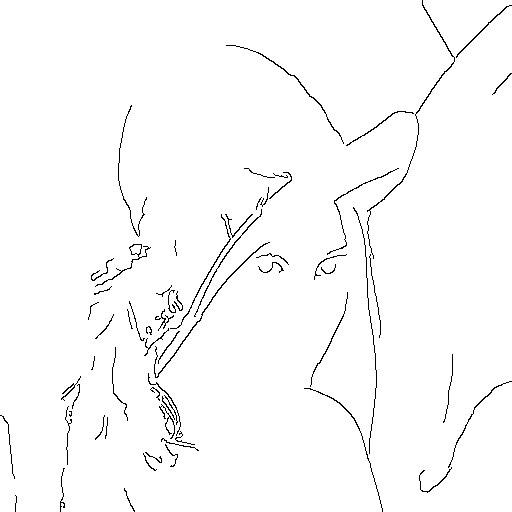
#> input picture data/image_outline.png, 512 x 512 px, given in place of Lenna_(test_image).png, which was not available
$ python main.py
#> lines starting #> are read from the running program, lines starting #| are printed output that depends on the picture; after the words box and inside, x2 and y2 are one past the last pixel; in counts of white or black regions, pixels touching at a corner belong together; pictures that were not available may be replaced by others from this repository, and a replacement may not be noted
from pathlib import Path
import cv2
import numpy as np
import matplotlib.pyplot as plt


def outline_image(image_path, output_path):
  # Read image in grayscale
  img = cv2.imread(str(image_path), cv2.IMREAD_GRAYSCALE)
#> img: shape (512, 512); 98.2% white; black in thin lines or dots

  if img is None:
    raise ValueError(f"Could not load image at {image_path}")

  blurred = cv2.GaussianBlur(img, (5, 5), 0)
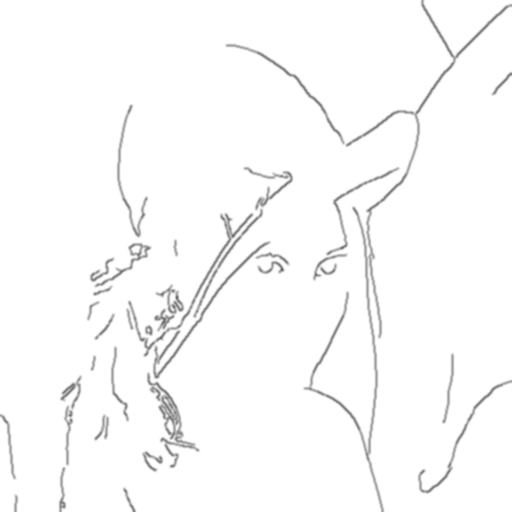
#> blurred: shape (512, 512); min 95, max 255, mean 250.3

  # _, thresh = cv2.threshold(
  #   blurred, 128, 255, cv2.THRESH_BINARY_INV
  # )

  t_lower = 100
  t_upper = 200
  aperture_size = 3
  L2Gradient = True
  edges = cv2.Canny(blurred, t_lower, t_upper, L2gradient = L2Gradient )
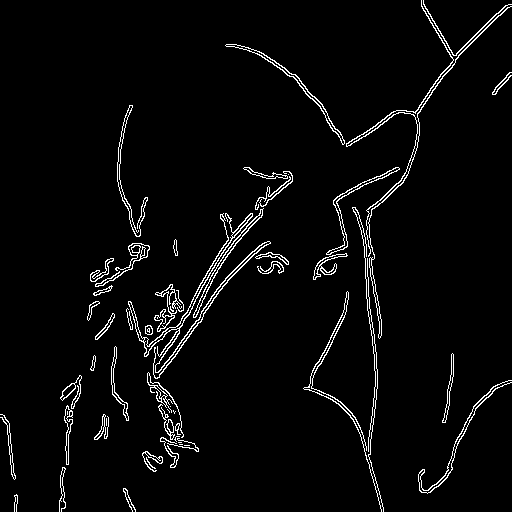
#> edges: shape (512, 512); 3.5% white in thin lines or dots

  inverted_edges = cv2.bitwise_not(edges)
#> inverted_edges: shape (512, 512); 96.5% white; black in thin lines or dots

  # TODO: Remove this line (or add argparse option to control saving)
  cv2.imwrite(output_path, inverted_edges)

  return inverted_edges


def project_image_to_canvas(image_data, canvas_size_inches=(8.5, 11), dpi=300, orientation="landscape"):

#> called with canvas_size_inches = (8.5, 11), dpi = 300, orientation = 'landscape'
  if orientation == "landscape":
    canvas_width, canvas_height = canvas_size_inches
    canvas_width_px = int(canvas_height * dpi)
    canvas_height_px = int(canvas_width * dpi)
  else:
    canvas_width, canvas_height = canvas_size_inches
    canvas_width_px = int(canvas_width * dpi)
    canvas_height_px = int(canvas_height * dpi)

  canvas = np.ones((canvas_height_px, canvas_width_px), dtype=np.uint8) * 255

  # Center image on canvas
  image_height, image_width = image_data.shape
#> image_height = 512; image_width = 512
  image_center_x = canvas_width_px // 2
  image_center_y = canvas_height_px // 2

  image_x_start = image_center_x - image_width // 2
#> image_x_start = 1394
  image_y_start = image_center_y - image_height // 2
#> image_y_start = 1019

  canvas[
    image_y_start : image_y_start + image_height,
    image_x_start : image_x_start + image_width,
  ] = image_data
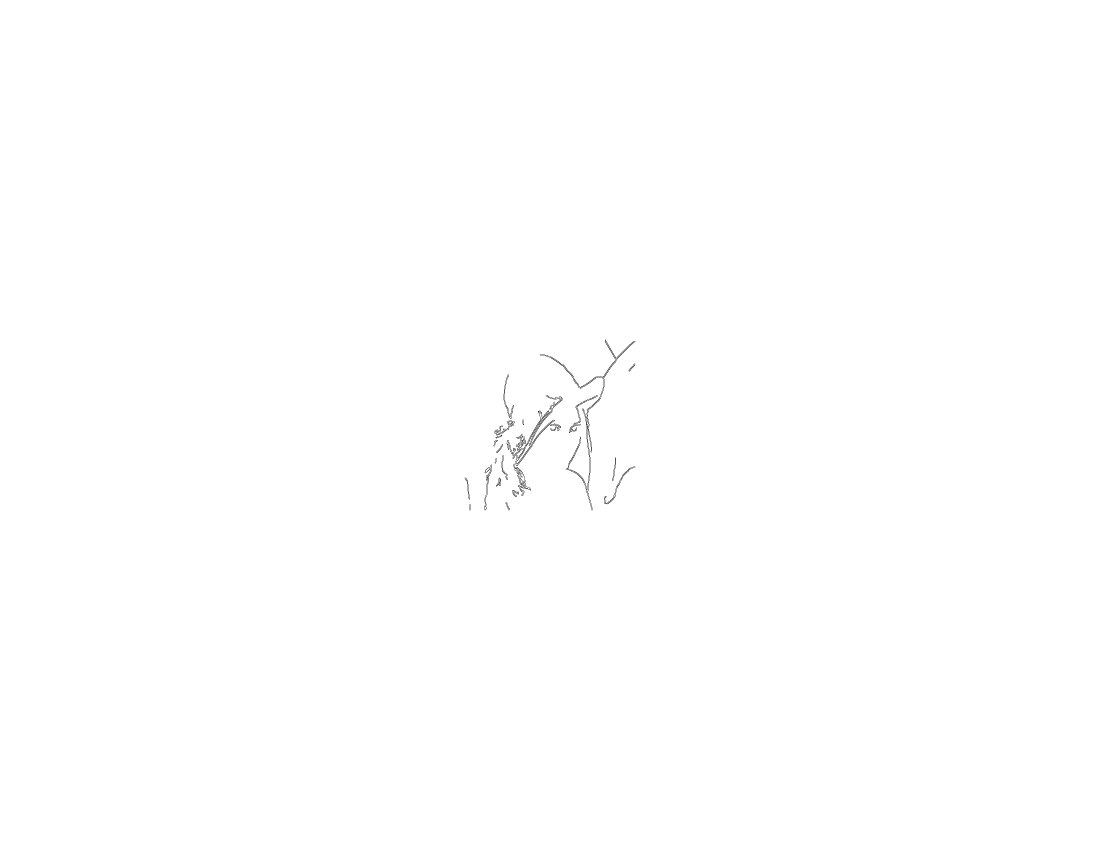
#> canvas: shape (2550, 3300) (shown at 1/3 size); 99.9% white; black in thin lines or dots, all inside (x1, y1, x2, y2) = (1394, 1019, 1906, 1531)

  inverted_canvas = cv2.bitwise_not(canvas)
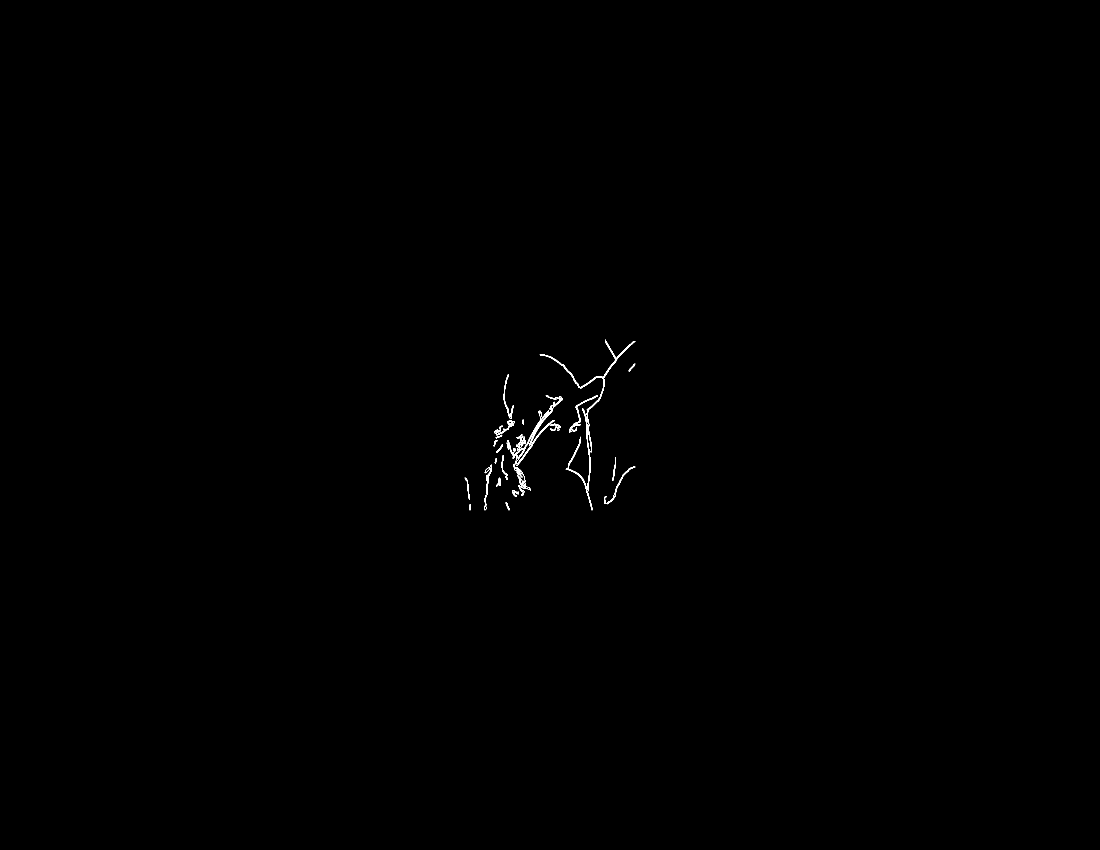
#> inverted_canvas: shape (2550, 3300) (shown at 1/3 size); 0.11% white in thin lines or dots, all inside (x1, y1, x2, y2) = (1394, 1019, 1906, 1531)

  # TODO: Remove this line (or add argparse option to control saving)
  cv2.imwrite("canvas.png", canvas)
  return canvas


def generate_contour_points(image_data):
  inverted_canvas = cv2.bitwise_not(image_data)
  contours, _ = cv2.findContours(inverted_canvas, cv2.RETR_EXTERNAL, cv2.CHAIN_APPROX_SIMPLE)
#> contours = 56 contours, 20 with area under 20; largest, box (x1, y1, x2, y2) and area: (1522, 1232, 1665, 1398) 731, (1619, 1063, 1739, 1164) 499, (1720, 1186, 1794, 1274) 406, (1587, 1227, 1658, 1337) 401, (1762, 1025, 1906, 1358) 306

  contour_points = []
  for contour in contours:
    squeezed_contour = contour.squeeze()

    # Invert the y-coordinates because OpenCV uses a different coordinate system
    inverted_y = image_data.shape[0] - squeezed_contour[:, 1]

    # Create a new array with inverted y-coordinates
    inverted_contour = np.column_stack((squeezed_contour[:, 0], inverted_y))
    contour_points.append(inverted_contour)
#> this loop made 18 passes
#> (squeezed_contour, inverted_y, inverted_contour) on passes 6, 7, 8, 13: ([[1578, 1464], [1583, 1464]], [1086, 1086], [[1578, 1086], [1583, 1086]]), ([[1573, 1463], [1576, 1463]], [1087, 1087], [[1573, 1087], [1576, 1087]]), ([[1572, 1461], [1575, 1461]], [1089, 1089], [[1572, 1089], [1575, 1089]]), ([[1500, 1437], [1500, 1444]], [1113, 1106], [[1500, 1113], [1500, 1106]])
#> inverted_y on passes 11, 16: [1095, 1094, 1093, 1092, 1090, 1091, 1094, 1095, 1095], [1121, 1120, 1119, 1118, 1119, 1120, 1119, 1120]
#> after the loop, contour_points = 17 items

  return contour_points


def plot_contours(contours):
  fig, ax = plt.subplots()
  for contour in contours:
    x, y = contour.T
    ax.plot(x, y)

  # Save plot to file
  plt.savefig("contour_plot.png")


def write_contours_to_txt(contour_points, output_filepath):
  with open(output_filepath, 'w') as f:
    for contour in contour_points:
      for point in contour:
        x, y = point
        f.write(f"{x}, {y}\n")


def main():
  # TODO: Add argparse to accept image path as input

  image_file = Path("./data/Lenna_(test_image).png")
  output_file = Path("./image_outline.png")

  outline = outline_image(image_file, output_file)

  canvas = project_image_to_canvas(outline)

  contours = generate_contour_points(canvas)
  plot_contours(contours)

  output_txt_filepath = Path("./contours.txt")
  write_contours_to_txt(contours, output_txt_filepath)

if __name__ == "__main__":
#> (the run stopped early here; a loop or call above may not have finished)
